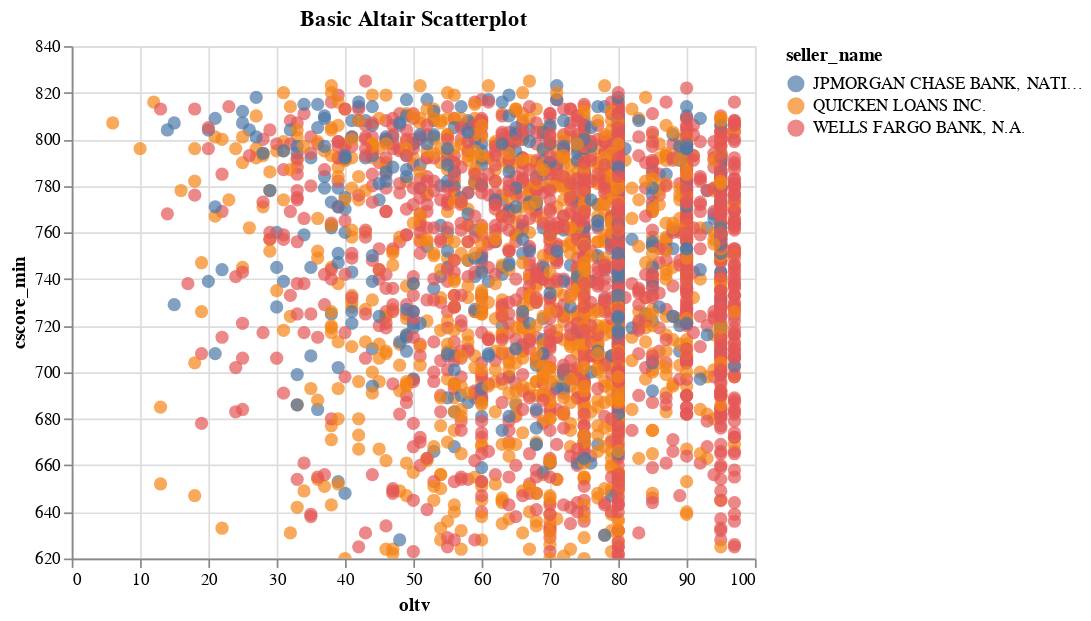

The cell this chart's notebook holds for it:
### Markdown cell above
**Altair Example**:
    
- [Link to documentation here](https://altair-viz.github.io/gallery/scatter_tooltips.html).
- Note the multiple methods involved, and the explicit language of encoding / grammar of graphics, making it good for folks who like a syntax that is focused on preserving the grammar of graphics.
- Encodings composed of column names and `:<type_of_encoding>`, implicitly or explicitly (e.g. `:Q` = quantitative).
- Interactivity turned on by separate method.
- Note the fact that if we want to not include 0 (i.e. we want axes to auto-scale) that must be called manually.
- Saving out PNGs of Altair-made charts can be a bit of pain, as it requires [chromedriver](https://sites.google.com/a/chromium.org/chromedriver/home), so I'm not going to show that here.

### Code cell
# altair plot construction starts by specifying the df to be charted 
basic_altair_fig = (alt.Chart(downsamp_top_3_lenders_df)
 # next we specify mark type
 .mark_circle(size=60)
 # then we provide details for the encoding
 .encode(
    # the after-colon leters specify variable type (quantitative, nominal, etc.)
    x = 'oltv:Q',
    y = alt.Y('cscore_min:Q', scale = alt.Scale(zero=False)),
    color = 'seller_name:N'
)
 # interactivity specified separately
 .interactive()
 # title included via separate call to properties
).properties(
    title = 'Basic Altair Scatterplot'
)

# displays the chart in-line
basic_altair_fig

### Figure 1 — Vega-Lite specification as saved in the notebook (floating-point values rounded to 4 significant figures; data arrays with more than 128 entries replaced by an {"elided": "..."} marker saying what was removed)
{"$schema": "https://vega.github.io/schema/vega-lite/v3.3.0.json", "config": {"mark": {"tooltip": null}, "view": {"height": 300, "width": 400}}, "data": {"name": "data-39afadf70720aa1ae16d04de9af5eb63"}, "datasets": {"data-39afadf70720aa1ae16d04de9af5eb63": {"elided": "3224 records"}}, "encoding": {"color": {"field": "seller_name", "type": "nominal"}, "x": {"field": "oltv", "type": "quantitative"}, "y": {"field": "cscore_min", "scale": {"zero": false}, "type": "quantitative"}}, "mark": {"size": 60, "type": "circle"}, "selection": {"selector001": {"bind": "scales", "encodings": ["x", "y"], "type": "interval"}}, "title": "Basic Altair Scatterplot"}
